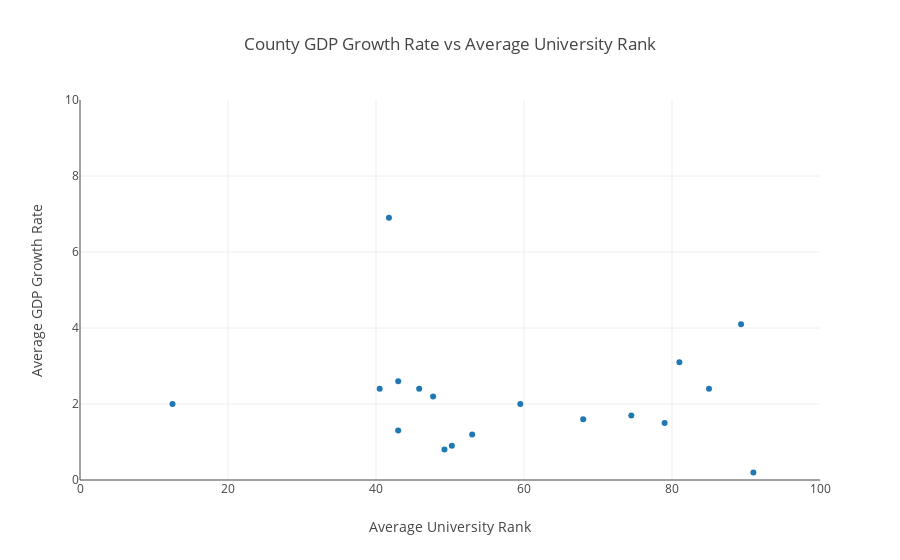

Here is the notebook cell this chart was saved with:
### Markdown cell above
Because Ireland seems to be an outlier so we remove Ireland and plot again the rest coutries:

### Code cell
subject = country_agg['avg_university_rank']
score = country_agg['avg_gdp_growth_rate']

data = [dict(
  type = 'scatter',
  x = subject,
  y = score,
  mode = 'markers',
  text = country_agg['country']
)]

layout = dict(
    title = 'County GDP Growth Rate vs Average University Rank',
    xaxis = dict(
        title = 'Average University Rank',
        range = [0, 100]
                 ),
    yaxis = dict(
        title = 'Average GDP Growth Rate',
        range = [0, 10]
        )
)

fig_dict = dict(data=data, layout=layout)

pio.show(fig_dict, validate=False)

### Figure 1 — Plotly figure (JSON) as saved in the notebook; plotly's stock layout.template omitted (floating-point values rounded to 4 significant figures)
{"data": [{"mode": "markers", "text": ["Argentina", "Australia", "Belgium", "Canada", "China (Mainland)", "Denmark", "Finland", "France", "Germany", "Hong Kong SAR", "Ireland", "Japan", "Netherlands", "New Zealand", "Singapore", "South Korea", "Sweden", "Switzerland", "United Kingdom", "United States"], "type": "scatter", "x": [85, 45.83, 79, 50.25, 41.75, 68, 91, 43, 74.5, 40.5, 98, 53, 59.5, 81, 12.5, 65.5, 89.33, 49.25, 47.72, 43], "y": [2.4, 2.4, 1.5, 0.9, 6.9, 1.6, 0.2, 1.3, 1.7, 2.4, 26.3, 1.2, 2, 3.1, 2, -1.1, 4.1, 0.8, 2.2, 2.6]}], "layout": {"title": "County GDP Growth Rate vs Average University Rank", "xaxis": {"range": [0, 100], "title": "Average University Rank"}, "yaxis": {"range": [0, 10], "title": "Average GDP Growth Rate"}}}
